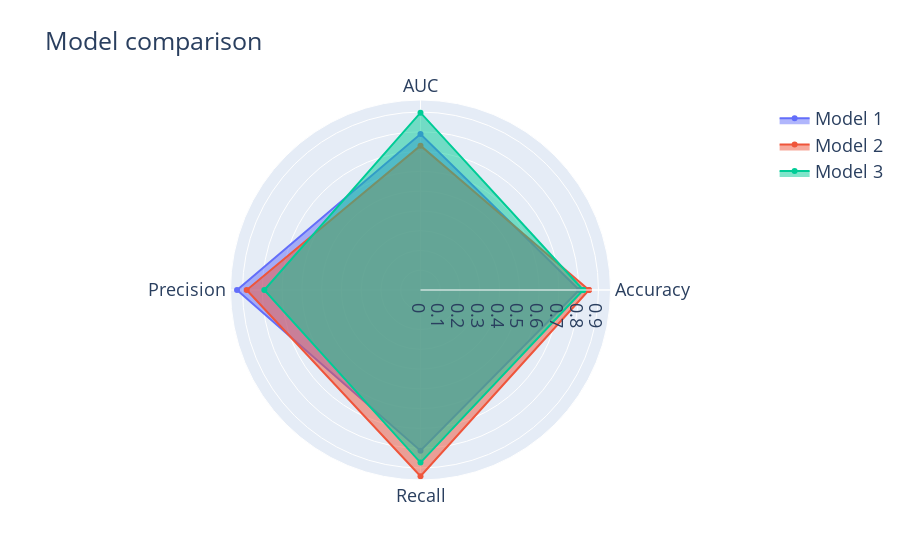

The cell this chart's notebook holds for it:
### Markdown cell above
Logistic Regression : 
Accuracy: 0.803, AUC: 0.789, Precision: 0.928, Recall: 0.813

XGBoost: 
Accuracy: 0.8518, AUC: 0.730, Precision: 0.879, Recall:  0.942

Neural Network: 
Accuracy: 0.823 , AUC: 0.897, Precision: 0.790, Recall:  0.873

### Code cell
#H1N1 INITIAL MODELS 
categories = [ "Accuracy","AUC", "Precision","Recall" ]
categories = [*categories, categories[0]]
#Logistic Regression Model 
Model_1 = [0.803,0.789,0.928,0.813]
#XGBoost 
Model_2 = [0.8518,0.730,0.879,0.942]
#Neural Network 
Model_3 = [0.823,0.897,0.790,0.873]

Model_1 = [*Model_1, Model_1[0]]
Model_2 = [*Model_2, Model_2[0]]
Model_3 = [*Model_3, Model_3[0]]


fig = go.Figure(
    data=[
        go.Scatterpolar(r=Model_1, theta=categories, fill='toself', name='Model 1'),
        go.Scatterpolar(r=Model_2, theta=categories, fill='toself', name='Model 2'),
        go.Scatterpolar(r=Model_3, theta=categories, fill='toself', name='Model 3')
    ],
    layout=go.Layout(
        title=go.layout.Title(text='Model comparison'),
        polar={'radialaxis': {'visible': True}},
        showlegend=True)
)
fig.update_layout(font=dict(size=18))


fig

### Figure 1 — Plotly figure (JSON) as saved in the notebook; plotly's stock layout.template omitted (floating-point values rounded to 4 significant figures)
{"data": [{"fill": "toself", "name": "Model 1", "r": [0.803, 0.789, 0.928, 0.813, 0.803], "theta": ["Accuracy", "AUC", "Precision", "Recall", "Accuracy"], "type": "scatterpolar"}, {"fill": "toself", "name": "Model 2", "r": [0.8518, 0.73, 0.879, 0.942, 0.8518], "theta": ["Accuracy", "AUC", "Precision", "Recall", "Accuracy"], "type": "scatterpolar"}, {"fill": "toself", "name": "Model 3", "r": [0.823, 0.897, 0.79, 0.873, 0.823], "theta": ["Accuracy", "AUC", "Precision", "Recall", "Accuracy"], "type": "scatterpolar"}], "layout": {"font": {"size": 18}, "polar": {"radialaxis": {"visible": true}}, "showlegend": true, "title": {"text": "Model comparison"}}}
